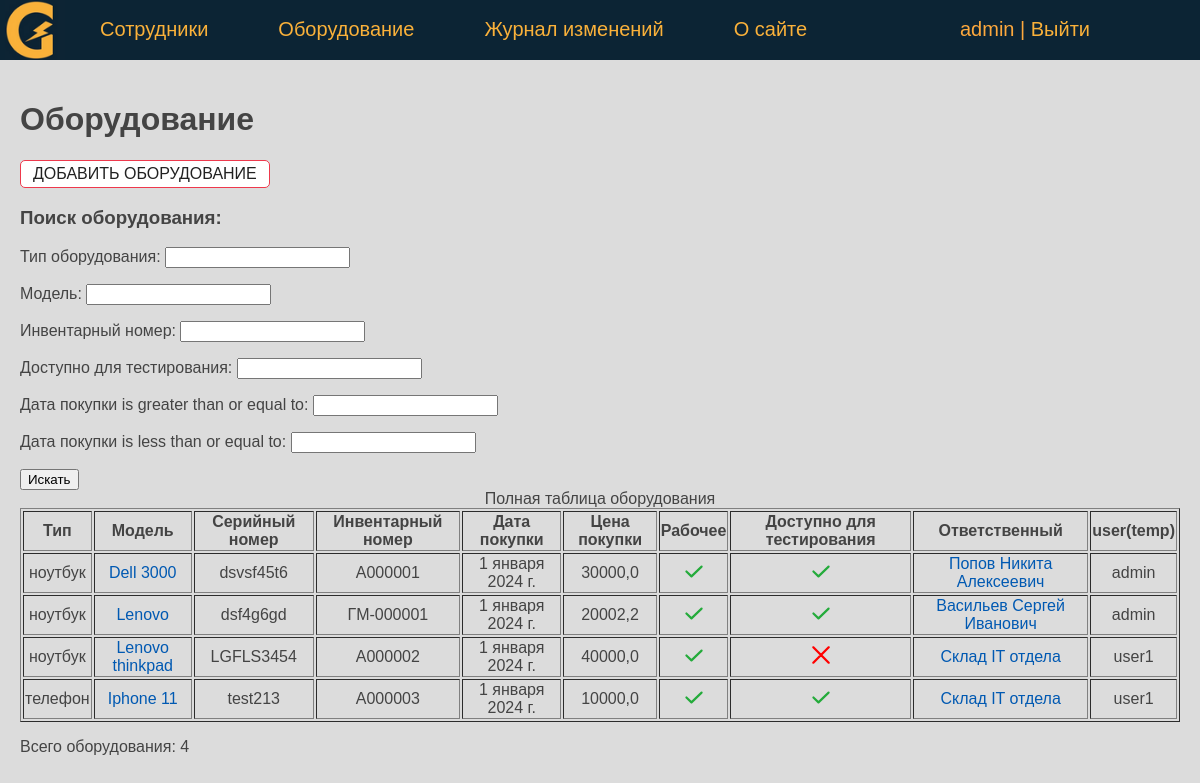
Screenshot of /equipments/ (signed in) with the database file from the repository.
### eqlog/models.py (models this page shows, shortened)
class Equipment(models.Model):
    type = models.CharField(verbose_name='Тип оборудования', max_length=50)
    model = models.CharField(verbose_name='Модель', max_length=50)
    serial_number = models.CharField(verbose_name='Серийный номер', max_length=50)
    id_number = models.CharField(verbose_name='Инвентарный номер', max_length=10, unique=True)
    sale_date = models.DateField(verbose_name='Дата покупки', default=date(2024, 1, 1))
    price = models.FloatField(verbose_name='Цена покупки', max_length=10)
    is_working = models.BooleanField(verbose_name='Работает', default=True)
    testing = models.BooleanField(verbose_name='Доступно для тестирования', default=False)
    description = models.TextField(verbose_name='Описание')
    created_at = models.DateTimeField(verbose_name='Дата создания', auto_now_add=True)
    updated_at = models.DateTimeField(verbose_name='Дата изменения', auto_now=True)
    person = models.ForeignKey('Person', on_delete=models.PROTECT, verbose_name='Сотрудник', related_name='get_equipments')
    slug = AutoSlugField(populate_from='id_number', max_length=255, unique=True, db_index=True)
    user = models.ForeignKey(User, verbose_name='Пользователь', on_delete=models.DO_NOTHING, null=True)
    objects = models.Manager()
    def get_absolute_url(self):
        return reverse('equipment', kwargs={'equip_slug': self.slug})
    class Meta:
        verbose_name = 'Оборудование'
        verbose_name_plural = 'Оборудование'
        ordering = ['type', 'model']

class Person(models.Model):
    last_name = models.CharField(verbose_name='Фамилия', max_length=50)
    first_name = models.CharField(verbose_name='Имя', max_length=50)
    middle_name = models.CharField(verbose_name='Отчество', max_length=50)
    department = models.ForeignKey('Department', on_delete=models.PROTECT, verbose_name='Отдел', related_name='get_persons')
    job_title = models.CharField(verbose_name='Должность', max_length=50)
    jobing_at = models.DateField(verbose_name='Дата трудоустройства', default=date(2024, 1, 1))
    created_at = models.DateTimeField(verbose_name='Дата создания', auto_now_add=True)
    updated_at = models.DateTimeField(verbose_name='Дата изменения', auto_now=True)
    remote = models.BooleanField(verbose_name='Удаленщик', default=False)
    is_working = models.BooleanField(verbose_name='Работает', default=True)
    city = models.CharField(verbose_name='Город', max_length=50, default='Москва')
    slug = AutoSlugField(populate_from='last_name', max_length=255, unique=True, db_index=True)
    user = models.ForeignKey(User, verbose_name='Пользователь', on_delete=models.DO_NOTHING, null=True)
    objects = models.Manager()
    @property
    def fio(self):
        return f'{self.last_name} {self.first_name} {self.middle_name}'
    def get_absolute_url(self):
        return reverse('person', kwargs={'pers_slug': self.slug})
    class Meta:
        verbose_name = 'Сотрудник'
        verbose_name_plural = 'Сотрудники'
        ordering = ['last_name', 'first_name']
    def __str__(self):
        return self.fio

### eqlog/views.py (the view)
# urls.py: path('equipments/', Equipments.as_view(), name='equipments'),
class Equipments(DataMixin, ListView):
    model = Equipment
    template_name = 'eqlog/equipments.html'
    context_object_name = 'equipments'
    paginate_by = 20
    def get_context_data(self, **kwargs):
        context = super().get_context_data(**kwargs)
        auth = self.request.user.is_authenticated
        queryset = self.get_queryset()
        eq_filter = EquipmentFilter(self.request.GET, queryset)
        c_def = self.get_user_context(title='Оборудование', auth=auth, eq_filter=eq_filter)
        return {**context, **c_def}
    def get_queryset(self):
        queryset = super().get_queryset()
        eq_filter = EquipmentFilter(self.request.GET, queryset)
        return eq_filter.qs

### eqlog/utils.py (called while the page is built)
    def get_user_context(self, **kwargs):
        context = kwargs
        context['menu'] = menu
        return context

### eqlog/templates/eqlog/equipments.html (shortened to what this page needs)
{% extends 'eqlog/base.html' %}
{% block content %}
    {% if auth %}
        <h1>{{ title }}</h1>
        <p class="form-buttons">
            <a href="{% url 'addequipment' %}" class="btn btn-outline">ДОБАВИТЬ ОБОРУДОВАНИЕ</a>
        </p>
        <h3>Поиск оборудования: </h3>
        <form method="get" action="{% url 'equipments' %}">
            {{ eq_filter.form.as_p }}
            <button type="submit">Искать</button>
        </form>
        <table border="1">
            <caption>Полная таблица оборудования</caption>
            <tr>
                <th>Тип</th>
                <th>Модель</th>
                <th>Серийный номер</th>
                <th>Инвентарный номер</th>
                <th>Дата покупки</th>
                <th>Цена покупки</th>
                <th>Рабочее</th>
                <th>Доступно для тестирования</th>
                <th>Ответственный</th>
                <th>user(temp)</th>
           </tr>
            {% for e in equipments %}
                <tr>
                    <td>{{ e.type }}</td>
                    <td><a href="{{ e.get_absolute_url }}"> {{ e.model }}</a></td>
                    <td>{{ e.serial_number }}</td>
                    <td>{{ e.id_number }}</td>
                    <td>{{ e.sale_date }}</td>
                    <td>{{ e.price }}</td>
                    <td class="mark {% if e.is_working %} mark_tick {% endif %}"> </td>
                    <td class="mark {% if e.testing %} mark_tick {% endif %}"> </td>
                    <td><a href="{{ e.person.get_absolute_url }}"> {{ e.person }}</a></td>
                    <td>{{ e.user }}</td>
                </tr>
            {% endfor %}
        </table>
        <p> Всего оборудования: {{ equipments | length }}</p>
    {% endif %}
{% endblock %}

### eqlog/templates/eqlog/base.html (shortened to what this page needs)
<!DOCTYPE html>
{% load static %}
<html>
<head>
    <link type="text/css" href="/static/eqlog/css/styles.css" rel="stylesheet" />
</head>
<body bgcolor="#DCDCDC">
    {% block mainmenu %}
    <header class="header">
    <ul id="mainmenu" class="mainmenu">
        <li class="logo">
            <a href="{% url 'home' %}"><div class="logo"></div></a>
        </li>
        {% for m in menu %}
            <li><a href="{% url m.url_name %}"> {{ m.title }} </a></li>
        {% endfor %}
        <li class="last">
            {% if request.user.is_authenticated %}
                <li class="last"> {{user.username}} | <a href="{% url 'logout' %}">Выйти</a> </li>
            {% else %}
                <li class="last"><a href="{% url 'login' %}">Войти</a> </li>
            {% endif %}
        </li>
    </ul>
    </header>
    {% endblock mainmenu %}
    <main>
        {% block content %}
        {% endblock content %}
    </main>
</body>
</html>

### eqlog/static/eqlog/css/styles.css (style rules this page uses)
body { font-family: 'Arial'; margin: 0; padding: 0; height: 100%; width: 100%; color: #444; }
a { color: #0059b2; text-decoration: none; }
.header { background: #0c2434; height: 60px; }
main { padding: 20px; }
.logo { background: url('../images/logo_home.png') no-repeat 0px 0px; background-size: contain; background-position: center; width: 70px; height: 60px; }
ul.mainmenu { list-style: none; margin: 0; padding: 0; height: 60px; color: #FDA83D; font-size: 20px; overflow: hidden; }
ul.mainmenu li { float: left; margin: 18px 40px 0 30px; }
ul.mainmenu li.logo { margin: 0; }
ul.mainmenu li.last { float: right; }
ul.mainmenu li a { color: #fab13a; text-decoration: none; }
.form-buttons { display: flex; justify-content: space-between; align-items: center; gap: 0.75rem; }
.btn { padding: 0.25rem 0.75rem; border-radius: 5px; background-color: #ffffff; border: solid 1px #ffffff; color: #212121; cursor: pointer; test-decoration: none; font-size: 1rem; min-width: 6rem; text-align: center; }
.btn-outline { border: solid 1px #ee394c; }
.mark::after { display: inline-block; content: ""; width: 20px; height: 20px; background-image: url('../images/cross.svg'); background-position: center; background-size: contain; background-repeat: no-repeat; }
.mark_tick::after { background-image: url('../images/tick.svg'); }
td { text-align: center; }

### rows the page displays
Equipment: type "ноутбук", model "Dell 3000", serial_number "dsvsf45t6", id_number "А000001", sale_date "1 января 2024 г.", price "30000,0", is_working True (drawn), person "Попов Никита Алексеевич", user "admin"
Equipment: type "ноутбук", model "Lenovo", serial_number "dsf4g6gd", id_number "ГM-000001", sale_date "1 января 2024 г.", price "20002,2", is_working True (drawn), person "Васильев Сергей Иванович", user "admin"
Equipment: type "ноутбук", model "Lenovo thinkpad", serial_number "LGFLS3454", id_number "А000002", sale_date "1 января 2024 г.", price "40000,0", is_working True (drawn), person "Склад IT отдела", user "user1"
Equipment: type "телефон", model "Iphone 11", serial_number "test213", id_number "А000003", sale_date "1 января 2024 г.", price "10000,0", is_working True (drawn), person "Склад IT отдела", user "user1"

### other values shown
{{ m.title }} "Сотрудники" "Оборудование" "Журнал изменений" "О сайте"
{{ user.username }} "admin"
{{ title }} "Оборудование"
{{ equipments | length }} "4"
